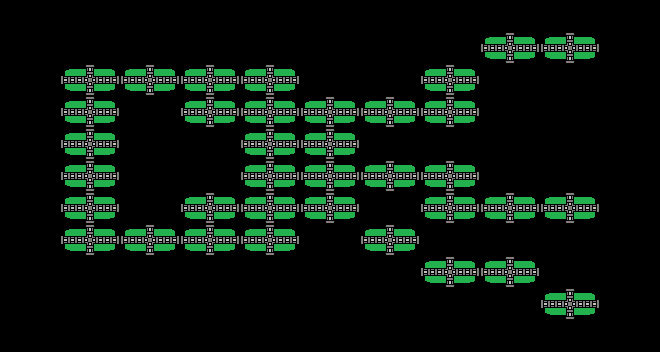

This game map was drawn from its Tiled (.tmx) file and the tilesets committed beside it. A one-line description and the trimmed map source follow:
An orthogonal 11x11 tile map with 60x32 px tiles, 1 tile layer (Tile Layer 1).

<map version="1.0" orientation="orthogonal" width="11" height="11" tilewidth="60" tileheight="32">
 <tileset firstgid="1" name="block" tilewidth="60" tileheight="32">
  <image source="block.png" width="60" height="32" />
 </tileset>
 <layer name="Tile Layer 1" width="11" height="11">
  <data>[121 cells, 36 non-empty, 1 distinct tile ids]</data>
 </layer>
</map>